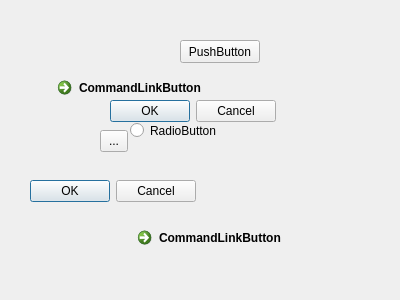
<?xml version="1.0" encoding="UTF-8"?>
<ui version="4.0">
 <class>AcquisitionController</class>
 <widget class="QWidget" name="AcquisitionController">
  <property name="geometry">
   <rect>
    <x>0</x>
    <y>0</y>
    <width>400</width>
    <height>300</height>
   </rect>
  </property>
  <property name="windowTitle">
   <string>Form</string>
  </property>
  <widget class="QDialogButtonBox" name="buttonBox">
   <property name="geometry">
    <rect>
     <x>110</x>
     <y>100</y>
     <width>166</width>
     <height>23</height>
    </rect>
   </property>
   <property name="standardButtons">
    <set>QDialogButtonBox::Cancel|QDialogButtonBox::Ok</set>
   </property>
  </widget>
  <widget class="QCommandLinkButton" name="commandLinkButton">
   <property name="geometry">
    <rect>
     <x>130</x>
     <y>220</y>
     <width>174</width>
     <height>41</height>
    </rect>
   </property>
   <property name="text">
    <string>CommandLinkButton</string>
   </property>
  </widget>
  <widget class="QToolButton" name="toolButton">
   <property name="geometry">
    <rect>
     <x>100</x>
     <y>130</y>
     <width>28</width>
     <height>22</height>
    </rect>
   </property>
   <property name="text">
    <string>...</string>
   </property>
  </widget>
  <widget class="QPushButton" name="pushButton">
   <property name="geometry">
    <rect>
     <x>180</x>
     <y>40</y>
     <width>80</width>
     <height>23</height>
    </rect>
   </property>
   <property name="text">
    <string>PushButton</string>
   </property>
  </widget>
  <widget class="QRadioButton" name="radioButton">
   <property name="geometry">
    <rect>
     <x>130</x>
     <y>120</y>
     <width>100</width>
     <height>21</height>
    </rect>
   </property>
   <property name="text">
    <string>RadioButton</string>
   </property>
  </widget>
  <widget class="QDialogButtonBox" name="buttonBox_2">
   <property name="geometry">
    <rect>
     <x>30</x>
     <y>180</y>
     <width>166</width>
     <height>23</height>
    </rect>
   </property>
   <property name="standardButtons">
    <set>QDialogButtonBox::Cancel|QDialogButtonBox::Ok</set>
   </property>
  </widget>
  <widget class="QCommandLinkButton" name="commandLinkButton_2">
   <property name="geometry">
    <rect>
     <x>50</x>
     <y>70</y>
     <width>174</width>
     <height>41</height>
    </rect>
   </property>
   <property name="text">
    <string>CommandLinkButton</string>
   </property>
  </widget>
 </widget>
 <resources/>
 <connections/>
</ui>
